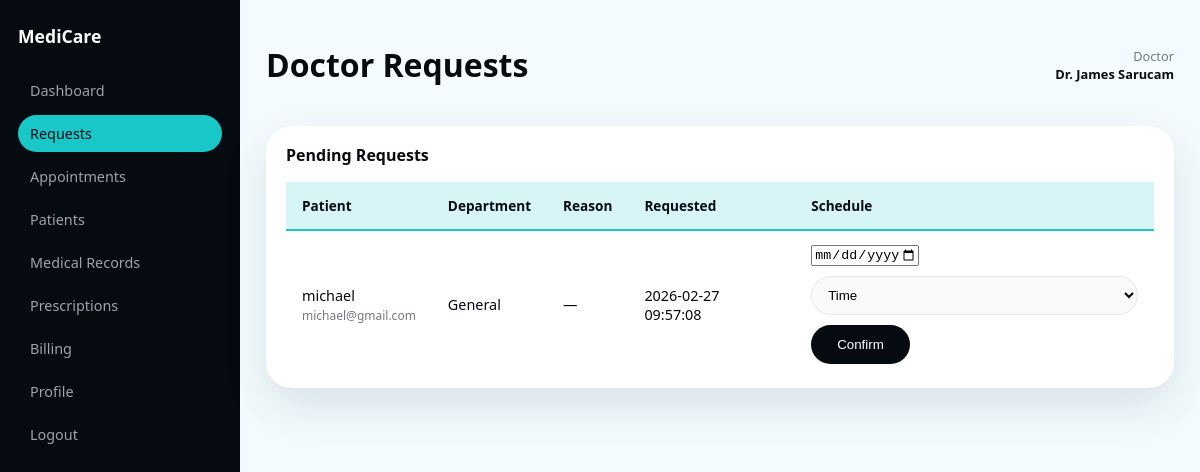
Before: /medicare-clinic/index.php?page=staff-requests (signed in) with the older database file.
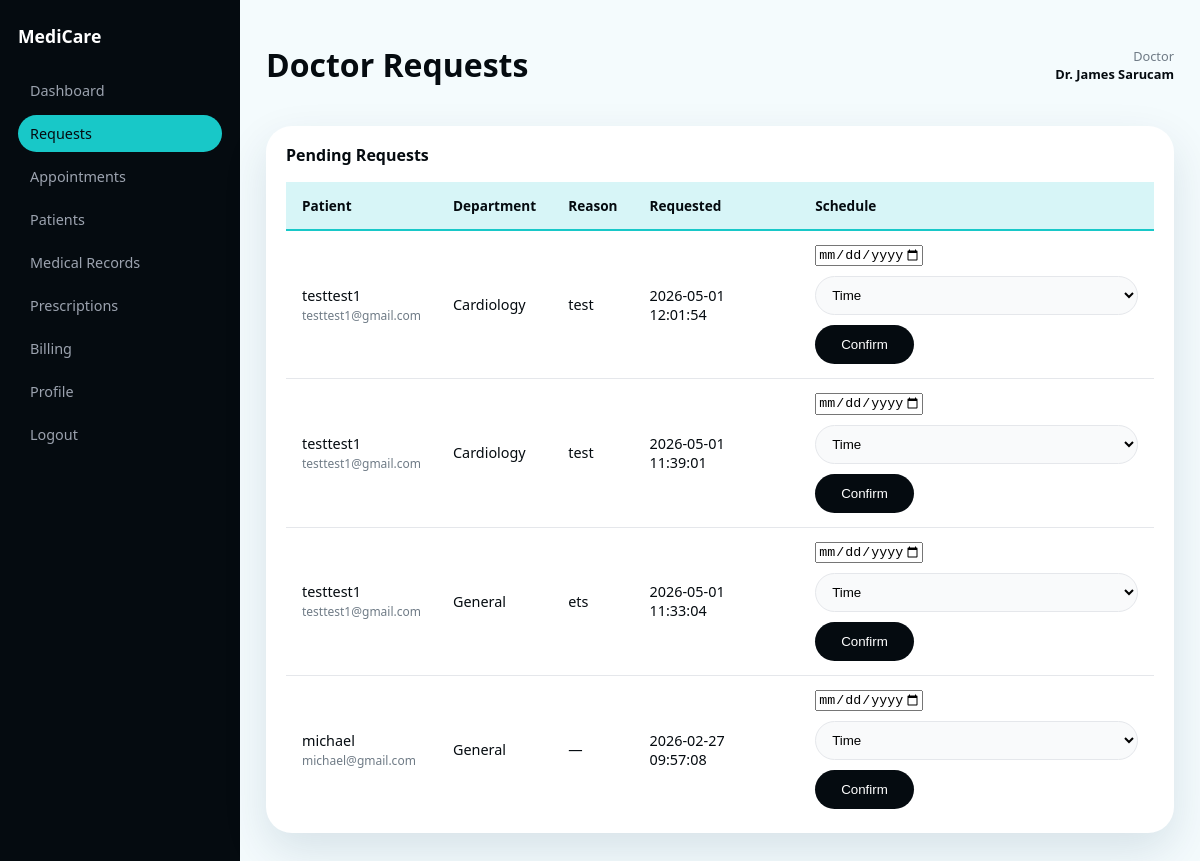
After: the same page with the newer database file.
### tables this page shows
CREATE TABLE appointment_requests (
            id INTEGER PRIMARY KEY AUTOINCREMENT,
            patient_id INTEGER NOT NULL,
            doctor_id INTEGER NOT NULL,
            reason TEXT,
            department TEXT,
            status TEXT DEFAULT 'pending',
            scheduled_appointment_id INTEGER,
            scheduled_at TEXT,
            created_at TEXT DEFAULT CURRENT_TIMESTAMP,
            FOREIGN KEY (patient_id) REFERENCES users(id),
            FOREIGN KEY (doctor_id) REFERENCES users(id),
            FOREIGN KEY (scheduled_appointment_id) REFERENCES appointments(id)
        );

CREATE TABLE users (
            id INTEGER PRIMARY KEY AUTOINCREMENT,
            email TEXT NOT NULL UNIQUE,
            password_hash TEXT NOT NULL,
            name TEXT NOT NULL,
            role TEXT NOT NULL CHECK(role IN ('admin','doctor','nurse','receptionist','patient')),
            created_at TEXT DEFAULT CURRENT_TIMESTAMP
        , department TEXT);

### medicare-clinic/config/auth.php (called while the page is built, shortened)
<?php
function current_user()
{
    return $_SESSION['user'] ?? null;
}
function current_role(): ?string
{
    $user = current_user();
    return $user['role'] ?? null;
}

### medicare-clinic/app/views/staff/requests.php (the view, shortened to what this page needs)
<?php
require __DIR__ . '/../layouts/staff_sidebar.php';
$pdo = $GLOBALS['pdo'] ?? null;
$user = current_user();
$role = ucfirst(current_role() ?? 'Staff');
$sidebar = render_staff_sidebar();
$requests = [];
if ($pdo && $user) {
    $stmt = $pdo->prepare("
        SELECT r.*, u.name AS patient_name, u.email AS patient_email
        FROM appointment_requests r
        JOIN users u ON r.patient_id = u.id
        WHERE r.doctor_id = ? AND r.status = 'pending'
        ORDER BY r.created_at DESC
    ");
    $stmt->execute([(int) $user['id']]);
    $requests = $stmt->fetchAll(PDO::FETCH_ASSOC);
}
$todayDate = date('Y-m-d');
$minScheduleDate = ($todayDate > '2026-01-01') ? $todayDate : '2026-01-01';
?>
<div class="app-shell">
    <?php echo $sidebar; ?>
    <main class="main-content">
        <header class="main-header">
            <h1><?php echo $role; ?> Requests</h1>
            <div class="header-right">
                <div class="user-info">
                    <span class="role"><?php echo $role; ?></span>
                    <span class="name"><?php echo htmlspecialchars($user['name'] ?? $role); ?></span>
                </div>
            </div>
        </header>
        <section class="panel">
            <div class="panel-header">
                <h3>Pending Requests</h3>
            </div>
            <table class="data-table">
                <thead>
                    <tr>
                        <th>Patient</th>
                        <th>Department</th>
                        <th>Reason</th>
                        <th>Requested</th>
                        <th>Schedule</th>
                    </tr>
                </thead>
                <tbody>
                    <?php foreach ($requests as $r): ?>
                        <tr>
                            <td>
                                <?php echo htmlspecialchars($r['patient_name'] ?? '—'); ?><br>
                                <small style="color: var(--mc-gray);"><?php echo htmlspecialchars($r['patient_email'] ?? ''); ?></small>
                            </td>
                            <td><?php echo htmlspecialchars($r['department'] ?? '—'); ?></td>
                            <td><?php echo htmlspecialchars($r['reason'] ?: '—'); ?></td>
                            <td><?php echo htmlspecialchars($r['created_at'] ?? '—'); ?></td>
                            <td>
                                <form method="post" action="index.php?page=staff-requests" style="display:flex; gap:10px; align-items:center; flex-wrap:wrap;">
                                    <input type="date" name="appointment_date" min="<?php echo htmlspecialchars($minScheduleDate); ?>" max="2030-12-31" required />
                                    <select name="appointment_time" required>
                                        <option value="">Time</option>
                                    </select>
                                    <button type="submit" class="btn-primary">Confirm</button>
                                </form>
                            </td>
                        </tr>
                    <?php endforeach; ?>
                </tbody>
            </table>
        </section>
    </main>
</div>

Changed rows visible on the page:
added appointment_requests: patient.name "testtest1", patient.email "testtest1@gmail.com", department "Cardiology", reason "test", created_at "2026-05-01 12:01:54"
added appointment_requests: patient.name "testtest1", patient.email "testtest1@gmail.com", department "Cardiology", reason "test", created_at "2026-05-01 11:39:01"
added appointment_requests: patient.name "testtest1", patient.email "testtest1@gmail.com", department "General", reason "ets", created_at "2026-05-01 11:33:04"
